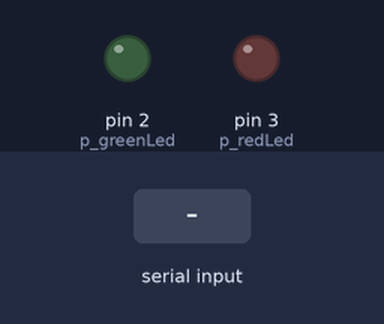
A sketch run on a simulated Arduino Uno, built with avr-gcc and run on an emulated ATmega328P. Parts: output pins drawn as LEDs (lit = HIGH). The test bench sets the inputs (shaded band).

Above: at 1.2 s.
1.3 s: "R" received over Serial
At 1.7 s:
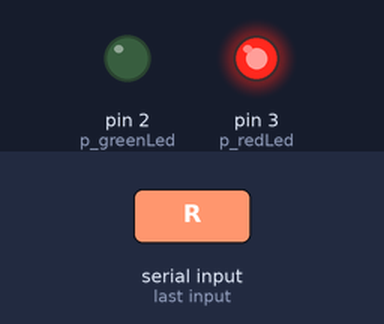
2.8 s: "G" received over Serial
At 4.0 s:
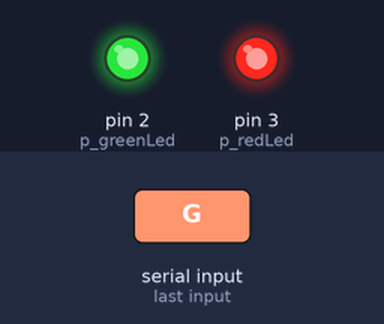
4.3 s: "r" received over Serial
At 5.2 s:
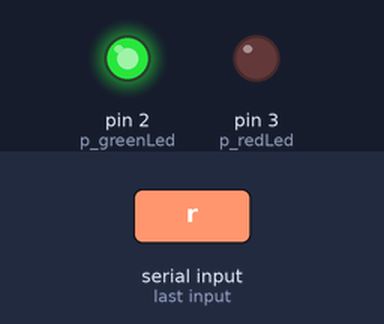
5.8 s: "g" received over Serial
At 6.4 s:
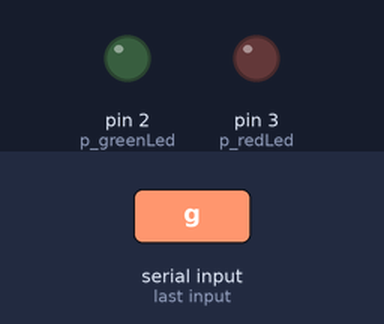
Timing chart, 0 to 8.3 s (numbered marks = the images above; inputs shaded):
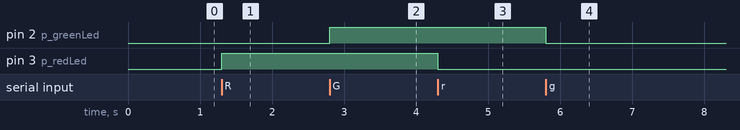

Measured:
- after the input at 1.3 s, pin 3 (p_redLed): LOW → HIGH at once
- after the input at 2.8 s, pin 2 (p_greenLed): LOW → HIGH at once
- after the input at 4.3 s, pin 3 (p_redLed): HIGH → LOW at once
- after the input at 5.8 s, pin 2 (p_greenLed): HIGH → LOW at once

The sketch:

Part_2.ino
```cpp
class pedestrianlight{
  public:
  	int p_greenLed;
    int p_redLed;

	pedestrianlight(){
    	p_greenLed = 2;
    	p_redLed = 3;
    }
  void setup(){

		pinMode(p_greenLed, OUTPUT);
   	 	pinMode(p_redLed, OUTPUT);

    	Serial.begin(9600);
  }
  void pedestrianRedOn(){
  	digitalWrite(p_redLed,HIGH);

  }
  void pedestrianRedOff(){
  	digitalWrite(p_redLed,LOW);

  }
  void pedestrianGreenOn(){
  	digitalWrite(p_greenLed,HIGH);

  }
  void pedestrianGreenOff(){
  	digitalWrite(p_greenLed,LOW);
  }
};


pedestrianlight signal;

void setup()
{
  signal.setup();
}
void loop()
{
   char data = Serial.read();
  switch(data){
  	case 'R':
    	signal.pedestrianRedOn();
    	break;
    case 'r':
    	signal.pedestrianRedOff();
    	break;
    case 'G':
    	signal.pedestrianGreenOn();
    	break;
    case 'g':
    	signal.pedestrianGreenOff();
    	break;
    default:
    	break;
  }
}
```
